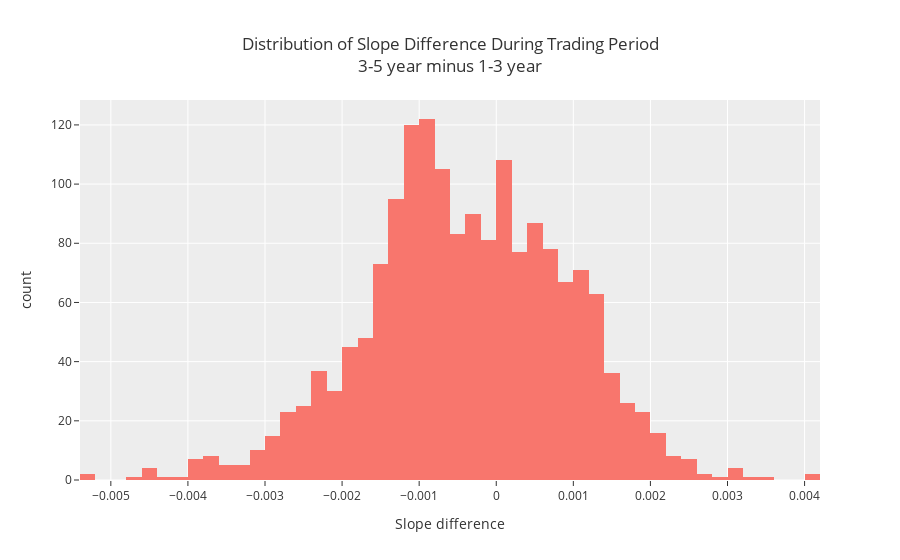

Notebook cell for this chart:
### Code cell
fig = px.histogram(
    slope_diff,
    template=plotly_template,
    labels={
        'count': 'Count',
        'value': 'Slope difference',
    },
    title='Distribution of Slope Difference During Trading Period<br>3-5 year minus 1-3 year',
)
fig.update_layout(showlegend=False)
fig

### Figure 1 — Plotly figure (JSON) as saved in the notebook; plotly's stock layout.template omitted (floating-point values rounded to 4 significant figures; data arrays with more than 128 entries replaced by an {"elided": "..."} marker saying what was removed)
{"data": [{"alignmentgroup": "True", "bingroup": "x", "hovertemplate": "variable=0<br>Slope difference=%{x}<br>count=%{y}<extra></extra>", "legendgroup": "0", "marker": {"color": "#F8766D", "pattern": {"shape": ""}}, "name": "0", "offsetgroup": "0", "orientation": "v", "showlegend": true, "type": "histogram", "x": {"elided": "1714 float values"}, "xaxis": "x", "yaxis": "y"}], "layout": {"autosize": true, "barmode": "relative", "legend": {"title": {"text": "variable"}, "tracegroupgap": 0}, "showlegend": false, "title": {"text": "Distribution of Slope Difference During Trading Period<br>3-5 year minus 1-3 year"}, "xaxis": {"anchor": "y", "autorange": true, "domain": [0, 1], "range": [-0.0054, 0.0042], "title": {"text": "Slope difference"}, "type": "linear"}, "yaxis": {"anchor": "x", "autorange": true, "domain": [0, 1], "range": [0, 128.4], "title": {"text": "count"}}}}
